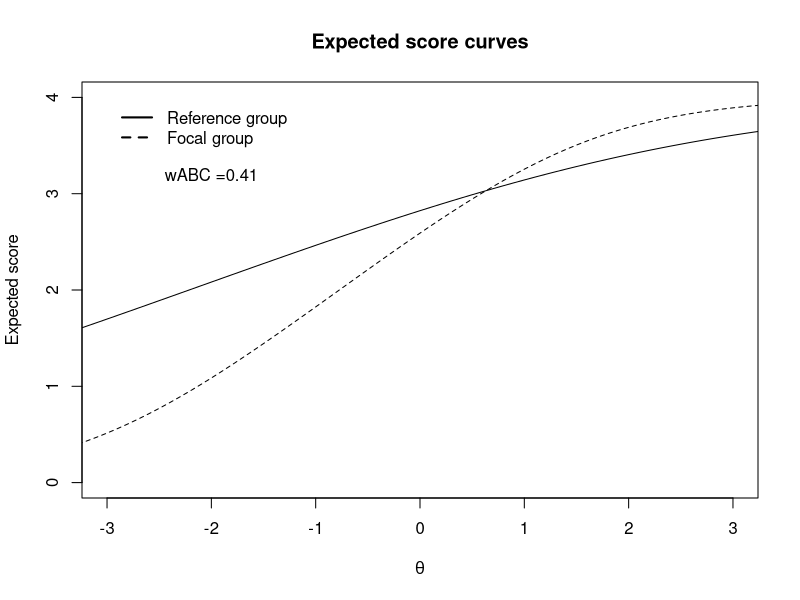

Write R code to recreate this figure.
#Described below is code that computes the 'weighted area between the curves' (wABC; Edelen, Stucky, and Chandra, 2013)
#The code evaluates DIF magnitude for 2-PL, 3-PL, and GRM models
#The example creates the expected scores curves and wABC from Figure 1 in Stucky et al. (2014)
#Comments highlight user inputs

theta <- seq(-5,5,.1)
RefPDF <- dnorm(theta, mean = 0, sd = 1, log = FALSE) #Reference group mean and SD 
RefPDF <- RefPDF/sum(RefPDF)
FocPDF <-  dnorm(theta, mean = -0.29, sd = 1.06, log = FALSE) #Focal group mean and SD
FocPDF <- FocPDF/sum(FocPDF)

Nref <- 421  #Reference group sample size
Nfoc <- 1825 #Focal group sample size

aj <- c(.53,1.18) #Enter the slope for reference group and the slope for focal group (there is no scaling constant in the model)
b1 <- c(-5.43,-3.25,-1.1,0.87)   #Enter the thresholds for reference group
b2 <- c(-2.45,-1.36,-0.19,0.91)   #Enter the thresholds for focal group
c <- c(0,0) #Enter guessing parameters for reference and focal groups (3-PL ony)

Ncats <- 5 #Enter the number of response categories for the item

bj <- list(b1,b2)
nitems <- length(aj)

Tlist <- NULL
for (i in 1:nitems) {
  tempi <- NULL
  for (j in 1:(length(bj[[i]])+1)) {
    tempj <- rep(0,length(theta))
    tempi <- c(tempi,list(tempj))
  }
  Tlist <- c(Tlist,list(tempi))
}
TCC <- Tlist

for (i in 1:nitems) {
  Tlist[[i]][[1]] <- (1- (c[i]+(1-c[i])/(1+exp(-aj[i]*(theta-bj[[i]][[1]])))))
  TCC[[i]] <- Tlist[[i]][[1]]*0
  Tlist[[i]][[(length(bj[[i]])+1)]] <- c[i]+(1-c[i])/(1+exp(-aj[i]*
                                                  (theta-bj[[i]][[length(bj[[i]])]])))
  TCC[[i]] <- TCC[[i]] + (Tlist[[i]][[(length(bj[[i]])+1)]])*(length(bj[[i]]))
  if  (Ncats > 2) {	
    for (j in 2:length(bj[[i]])) {
      Tlist[[i]][[j]] <- ((1/(1+exp(-aj[i]*(theta-bj[[i]][[j-1]]))))-
                            (1/(1+exp(-aj[i]*(theta-bj[[i]][[j]])))))
       TCC[[i]] <- TCC[[i]] + (Tlist[[i]][[j]])*(j-1)
    }
  }
}
wABC_ref <- sum(abs(TCC[[1]]-TCC[[2]])*RefPDF)
wABC_foc <- sum(abs(TCC[[1]]-TCC[[2]])*FocPDF)
wABC <- (wABC_foc*(Nfoc/(Nfoc+Nref)))+ (wABC_ref*(Nref/(Nfoc+Nref)))

plot(theta,TCC[[1]],type="l", xlim=c(-3,3), ylim=c(0,length(b1)), 
     xlab=expression(theta),ylab="Expected score", main="Expected score curves")
lines(theta,TCC[[2]],lty="dashed")
round(wABC, digits=2)
legend ((.6*min(theta)),1*length(b1), 
        c("Reference group","Focal group"), lty=c(1,2), lwd=c(2,2), 
        col=c("black","black"),bty="n",cex=c(1,1))
text(.4*min(theta),.8*length(b1), paste0 ("wABC =", wABC=(round(wABC,digits=2))))

#Edelen, M. O., Stucky, B. D., & Chandra, A. (2013). Quantifying ‘problematic’ DIF 
#within an IRT Framework: Application to a cancer stigma index. Quality of Life 
#Research, 1-9.

#Stucky, B. D., Edelen, M. O., Tucker, J. S., Shadel, W. G., Cerully, J., Kuhfeld, M., Hansen, M., 
#and Cai, L. (2014). Development of the PROMIS® Negative Psychosocial 
#Expectancies of Smoking item banks. Nicotine and Tobacco Research, 16(Suppl 3), 
#S232-S240.

